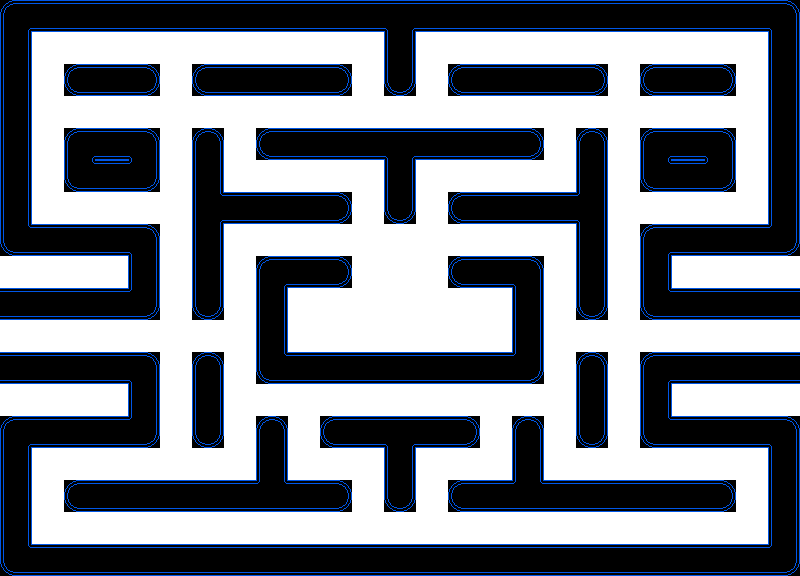

Below is a game level as drawn by its tile map, then a one-line description and the .tmx that defines it (tile-layer data replaced by summaries):
An orthogonal 25x18 tile map with 32x32 px tiles, 1 tile layer (Layer 1), 1 hidden layer not drawn and 181 objects (176x Pill, 4x Rubber, Player).

<map version="1.0" tiledversion="1.1.2" orientation="orthogonal" renderorder="right-down" width="25" height="18" tilewidth="32" tileheight="32" infinite="0" backgroundcolor="#ffffff" nextobjectid="912">
 <tileset firstgid="1" name="pacman-tiles" tilewidth="32" tileheight="32" tilecount="20" columns="5">
  <image source="../images/background.png" width="160" height="128" />
  <tile id="0">
   <properties>
    <property name="collides" type="bool" value="true" />
   </properties>
  </tile>
  <tile id="1">
   <properties>
    <property name="collides" type="bool" value="true" />
   </properties>
  </tile>
  <tile id="2">
   <properties>
    <property name="collides" type="bool" value="true" />
   </properties>
  </tile>
  <tile id="3">
   <properties>
    <property name="collides" type="bool" value="true" />
   </properties>
  </tile>
  <tile id="4">
   <properties>
    <property name="collides" type="bool" value="true" />
   </properties>
  </tile>
  <tile id="5">
   <properties>
    <property name="collides" type="bool" value="true" />
   </properties>
  </tile>
  <tile id="6">
   <properties>
    <property name="collides" type="bool" value="true" />
   </properties>
  </tile>
  <tile id="7">
   <properties>
    <property name="collides" type="bool" value="true" />
   </properties>
  </tile>
  <tile id="8">
   <properties>
    <property name="collides" type="bool" value="true" />
   </properties>
  </tile>
  <tile id="9">
   <properties>
    <property name="collides" type="bool" value="true" />
   </properties>
  </tile>
  <tile id="10">
   <properties>
    <property name="collides" type="bool" value="true" />
   </properties>
  </tile>
  <tile id="11">
   <properties>
    <property name="collides" type="bool" value="true" />
   </properties>
  </tile>
  <tile id="12">
   <properties>
    <property name="collides" type="bool" value="true" />
   </properties>
  </tile>
  <tile id="13">
   <properties>
    <property name="collides" type="bool" value="true" />
   </properties>
  </tile>
  <tile id="14">
   <properties>
    <property name="collides" type="bool" value="true" />
   </properties>
  </tile>
  <tile id="15">
   <properties>
    <property name="collides" type="bool" value="true" />
   </properties>
  </tile>
  <tile id="16">
   <properties>
    <property name="collides" type="bool" value="true" />
   </properties>
  </tile>
  <tile id="19">
   <properties>
    <property name="collides" type="bool" value="true" />
   </properties>
  </tile>
 </tileset>
 <layer name="Layer 2" width="25" height="18" visible="0">
  <data>[450 cells, 3 non-empty, 1 distinct tile ids]</data>
 </layer>
 <layer name="Layer 1" width="25" height="18">
  <data>[450 cells, 232 non-empty, 16 distinct tile ids]</data>
 </layer>
 <objectgroup name="Objects">
  <object id="650" name="Player" gid="19" x="384" y="416" width="32" height="32" />
  <object id="675" name="Pill" gid="18" x="32" y="64" width="32" height="32" />
  <object id="676" name="Pill" gid="18" x="32" y="96" width="32" height="32" />
  <object id="677" name="Pill" gid="18" x="32" y="128" width="32" height="32" />
  <object id="678" name="Pill" gid="18" x="32" y="160" width="32" height="32" />
  <object id="679" name="Pill" gid="18" x="32" y="192" width="32" height="32" />
  <object id="680" name="Pill" gid="18" x="32" y="224" width="32" height="32" />
  <object id="681" name="Pill" gid="18" x="64" y="224" width="32" height="32" />
  <object id="682" name="Pill" gid="18" x="96" y="224" width="32" height="32" />
  <object id="683" name="Pill" gid="18" x="128" y="224" width="32" height="32" />
  <object id="684" name="Pill" gid="18" x="160" y="224" width="32" height="32" />
  <object id="685" name="Pill" gid="18" x="160" y="192" width="32" height="32" />
  <object id="686" name="Pill" gid="18" x="160" y="160" width="32" height="32" />
  <object id="687" name="Pill" gid="18" x="160" y="128" width="32" height="32" />
  <object id="688" name="Pill" gid="18" x="128" y="128" width="32" height="32" />
  <object id="689" name="Pill" gid="18" x="96" y="128" width="32" height="32" />
  <object id="690" name="Pill" gid="18" x="64" y="128" width="32" height="32" />
  <object id="691" name="Pill" gid="18" x="64" y="64" width="32" height="32" />
  <object id="692" name="Pill" gid="18" x="96" y="64" width="32" height="32" />
  <object id="693" name="Pill" gid="18" x="128" y="64" width="32" height="32" />
  <object id="694" name="Pill" gid="18" x="160" y="64" width="32" height="32" />
  <object id="695" name="Pill" gid="18" x="160" y="256" width="32" height="32" />
  <object id="696" name="Pill" gid="18" x="160" y="288" width="32" height="32" />
  <object id="697" name="Pill" gid="18" x="160" y="320" width="32" height="32" />
  <object id="698" name="Pill" gid="18" x="160" y="352" width="32" height="32" />
  <object id="699" name="Pill" gid="18" x="160" y="384" width="32" height="32" />
  <object id="700" name="Pill" gid="18" x="160" y="416" width="32" height="32" />
  <object id="701" name="Pill" gid="18" x="160" y="448" width="32" height="32" />
  <object id="702" name="Pill" gid="18" x="192" y="480" width="32" height="32" />
  <object id="703" name="Pill" gid="18" x="160" y="480" width="32" height="32" />
  <object id="704" name="Pill" gid="18" x="128" y="480" width="32" height="32" />
  <object id="705" name="Pill" gid="18" x="96" y="480" width="32" height="32" />
  <object id="706" name="Pill" gid="18" x="64" y="480" width="32" height="32" />
  <object id="707" name="Pill" gid="18" x="32" y="480" width="32" height="32" />
  <object id="708" name="Pill" gid="18" x="32" y="512" width="32" height="32" />
  <object id="709" name="Pill" gid="18" x="32" y="544" width="32" height="32" />
  <object id="710" name="Pill" gid="18" x="64" y="544" width="32" height="32" />
  <object id="711" name="Pill" gid="18" x="96" y="544" width="32" height="32" />
  <object id="712" name="Pill" gid="18" x="128" y="544" width="32" height="32" />
  <object id="713" name="Pill" gid="18" x="160" y="544" width="32" height="32" />
  <object id="714" name="Pill" gid="18" x="192" y="544" width="32" height="32" />
  <object id="715" name="Pill" gid="18" x="224" y="544" width="32" height="32" />
  <object id="716" name="Pill" gid="18" x="256" y="544" width="32" height="32" />
  <object id="717" name="Pill" gid="18" x="288" y="544" width="32" height="32" />
  <object id="718" name="Pill" gid="18" x="320" y="544" width="32" height="32" />
  <object id="719" name="Pill" gid="18" x="352" y="544" width="32" height="32" />
  <object id="720" name="Pill" gid="18" x="352" y="512" width="32" height="32" />
  <object id="721" name="Pill" gid="18" x="352" y="512" width="32" height="32" />
  <object id="722" name="Pill" gid="18" x="352" y="480" width="32" height="32" />
  <object id="723" name="Pill" gid="18" x="320" y="480" width="32" height="32" />
  <object id="724" name="Pill" gid="18" x="288" y="480" width="32" height="32" />
  <object id="725" name="Pill" gid="18" x="288" y="448" width="32" height="32" />
  <object id="726" name="Pill" gid="18" x="288" y="416" width="32" height="32" />
  <object id="727" name="Pill" gid="18" x="224" y="416" width="32" height="32" />
  <object id="774" name="Pill" gid="18" x="224" y="448" width="32" height="32" />
  <object id="775" name="Pill" gid="18" x="224" y="480" width="32" height="32" />
  <object id="777" name="Pill" gid="18" x="256" y="416" width="32" height="32" />
  <object id="778" name="Pill" gid="18" x="192" y="64" width="32" height="32" />
  <object id="779" name="Pill" gid="18" x="224" y="64" width="32" height="32" />
  <object id="780" name="Pill" gid="18" x="256" y="64" width="32" height="32" />
  <object id="781" name="Pill" gid="18" x="256" y="64" width="32" height="32" />
  </objectgroup>
</map>
<!-- 120 of 181 objects omitted -->
